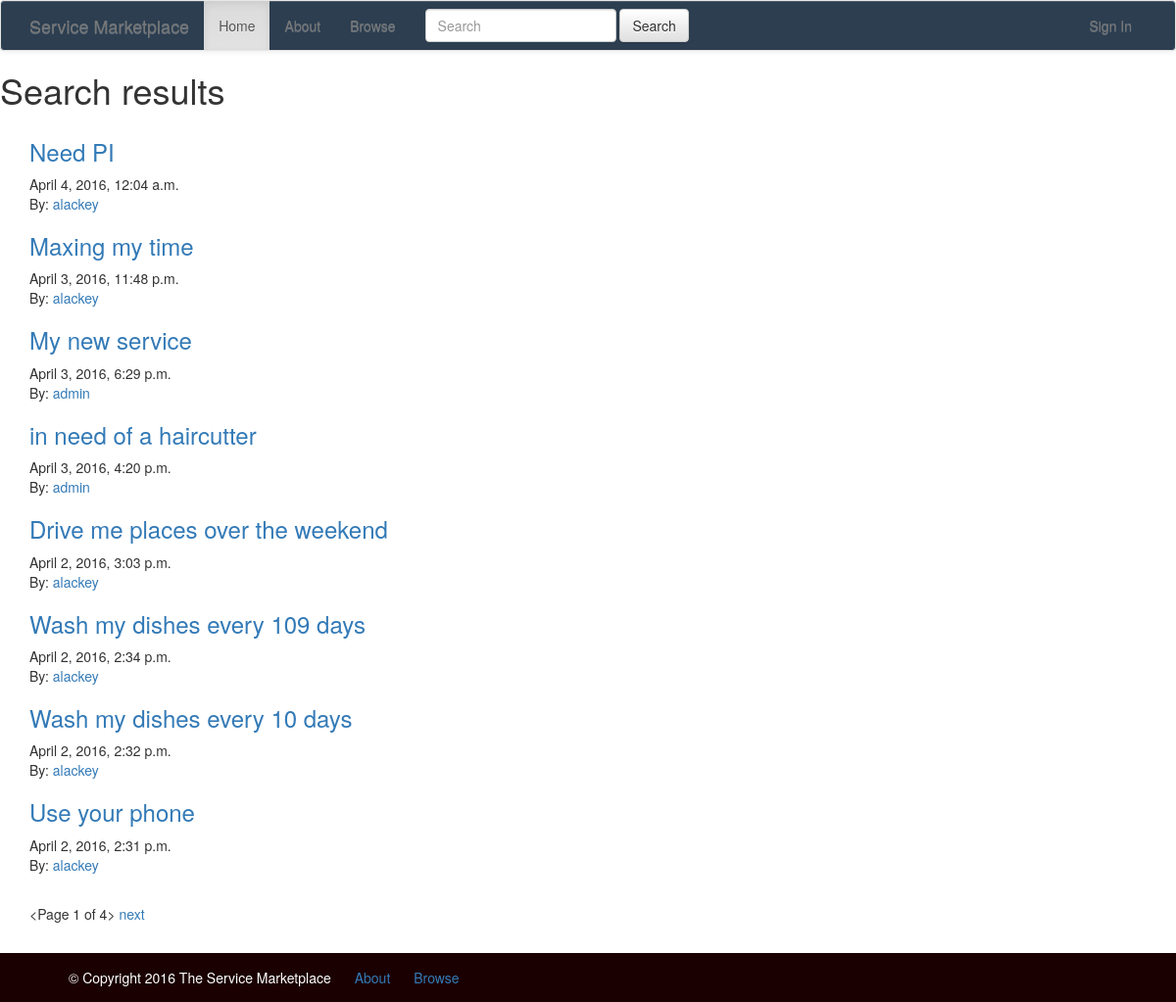
The app's page /search/, older data.
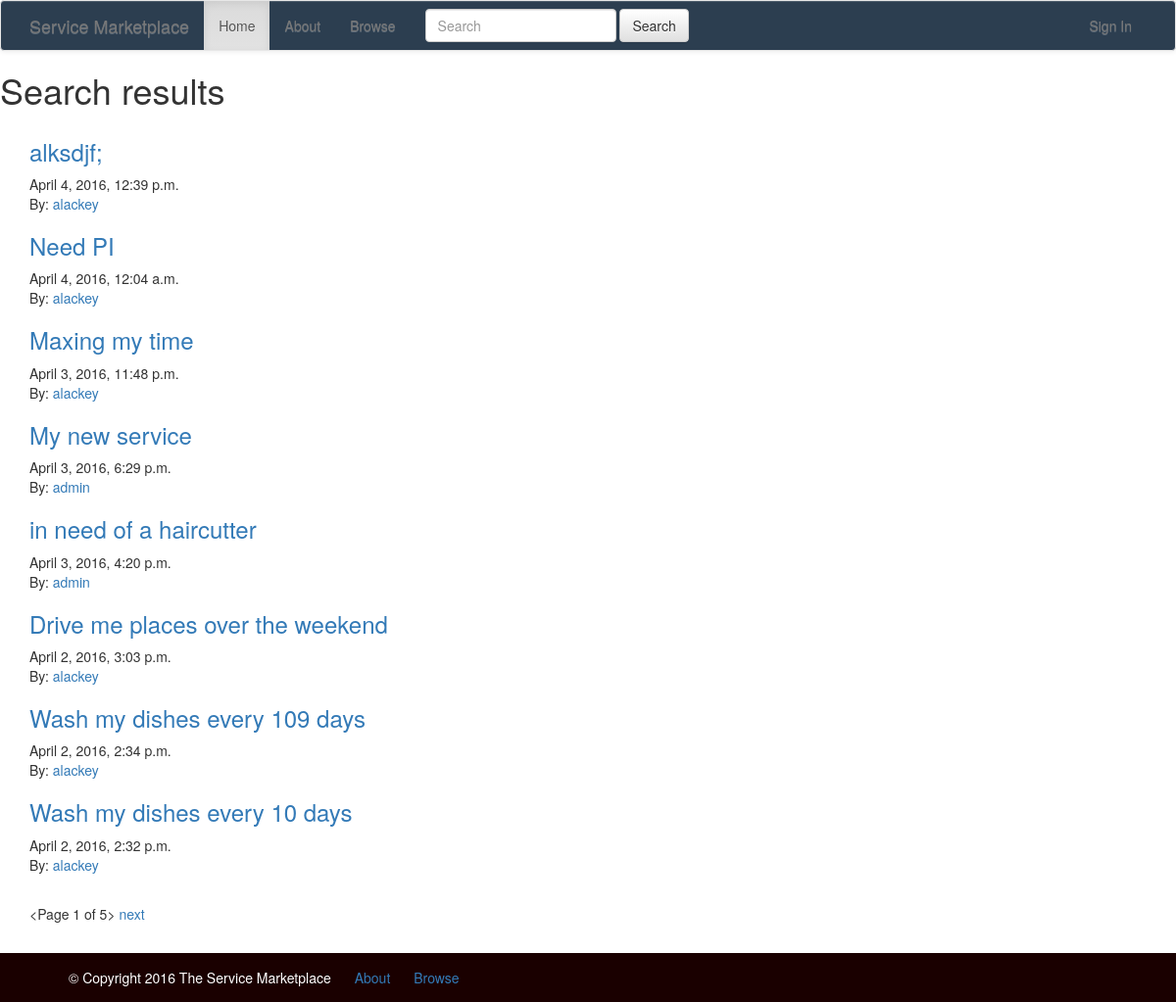
The same page, newer data.
### market/models.py (models this page shows, shortened)
class Service(models.Model):
    client = models.ForeignKey(
        settings.AUTH_USER_MODEL,
        related_name='service_client',
        null=True,
        blank=True
    )
    service_provider = models.ForeignKey(
        settings.AUTH_USER_MODEL,
        related_name='service_service_providers',
        null=True,
        blank=True
    )
    title = models.CharField(max_length=100)
    description = models.TextField()
    location = models.CharField(max_length=50, default="U.S.")
    final_time = models.DateTimeField("Ending Time")
    category = models.CharField(max_length=50, default="Other")
    is_open = models.BooleanField(default=True)
    bid = models.DecimalField(
        max_digits=10,
        decimal_places=2,
        default=1000.00
    )
    created_date = models.DateTimeField(default=timezone.now)

### market/views.py (the view)
# urls.py: url(r'^search/$', views.search, name="search"),
def search(request):
    query = request.GET.get('q')
    if query:
        results_list = (Service.objects.filter(title__contains=query) |  \
                        Service.objects.filter(description__contains=query)).order_by('-created_date')
    else:
        results_list = Service.objects.all().order_by('-created_date')
    services = paginate(request, results_list, 8)   # Show 3 results per page
    return render(request, 'market/search_result.html', {"services": services})

### market/functions.py (called while the page is built)
def paginate(request, objects_list, per_page=1):
    paginator = Paginator(objects_list, per_page)
    page = request.GET.get('page', '1')
    try:
        objects = paginator.page(page)
    except PageNotAnInteger:
        objects = paginator.page(1)
    except EmptyPage:
        objects = paginator.page(paginator.num_pages)
    return objects

### market/templates/market/search_result.html (shortened to what this page needs)
{% extends "market/base.html" %}
{% block content %}
    <h1>Search results</h1>
    <div class="container">
      <div class="row">
            <div class="col-md-12">
                {% for service in services %}
                    <div class="service">
                        <h3><a href="{% url 'service_detail' pk=service.pk %}">{{ service.title }}</a></h3>
                        <div class="date">{{ service.created_date }}</div>
                        {% if service.client == user %}
                            <p>By: <a href="{% url 'my_account' %}">You</a></p>
                        {% else %}
                            <p>By: <a href="{% url 'user_profile' username=service.client %}">{{ service.client }}</a></p>
                        {% endif %}
                    </div>
                {% endfor %}
           </div>
        </div>
        <div class="pagination">
            <span class="step-links">
                <span class="current">
                    &lt;Page {{ services.number }} of {{ services.paginator.num_pages }}&gt;
                </span>
                {% if services.has_next %}
                    <a href="?page={{ services.next_page_number }}">next</a>
                {% endif %}
            </span>
        </div>
    </div>
{% endblock %}

Row changes from the older to the newer data that the page shows:
no longer on this page (row unchanged): Service: title "Use your phone", created_date "April 2, 2016, 2:31 p.m.", client "alackey"
added Service: title "alksdjf;", created_date "April 4, 2016, 12:39 p.m.", client "alackey"
Text that changed along with them:
{{ services.paginator.num_pages }}: "4" → "5"
